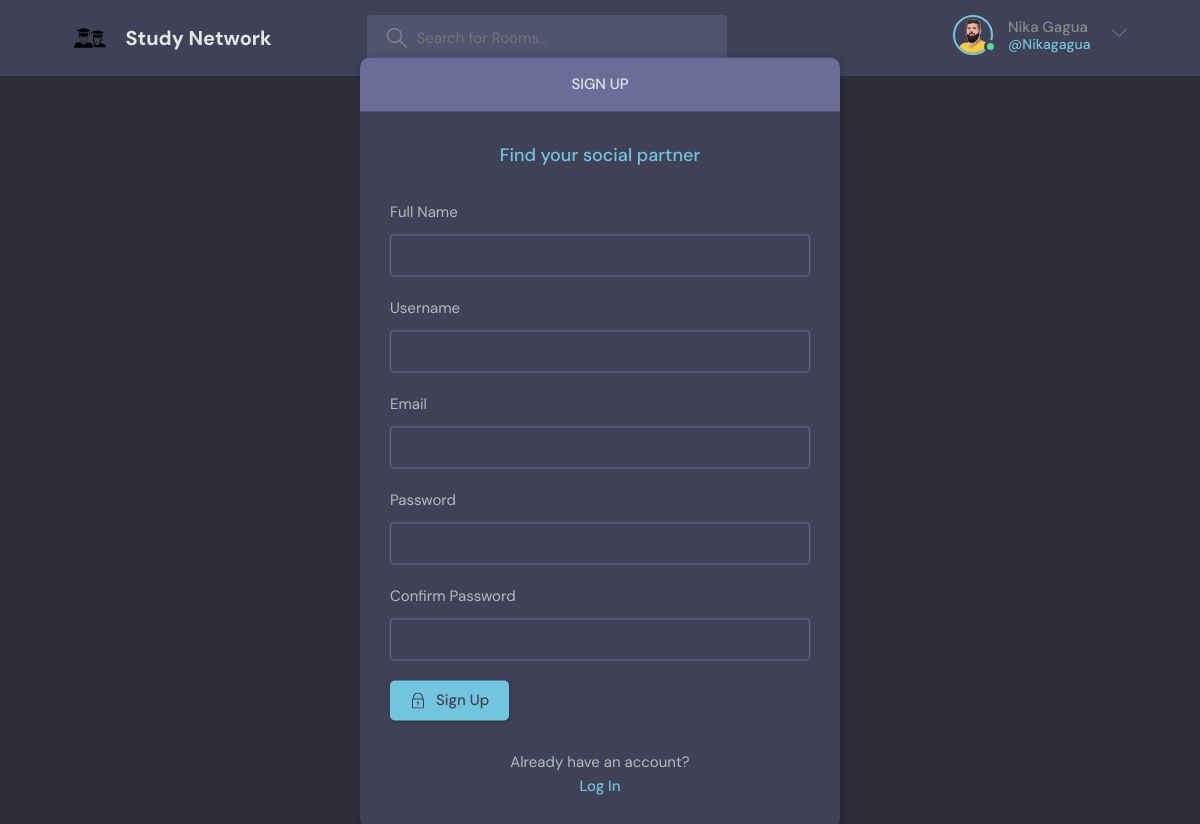
Page /register/ (signed in) on the committed database.
### base/models.py (models this page shows, shortened)
class User(AbstractUser):
    username = models.CharField(max_length=150, unique=True)
    name = models.CharField(max_length=200, null=True)
    email = models.EmailField(unique=True, null=True)
    bio = models.TextField(null=True)
    avatar = models.ImageField(null=True, default="avatar.svg")
    USERNAME_FIELD = "email"
    REQUIRED_FIELDS = ["username"]

### base/views.py (the view)
# urls.py: path("register/", views.register_page, name="register"),
def register_page(request):
    if request.method == "POST":
        form = MyUserCreationForm(request.POST)
        if form.is_valid():
            user = form.save(commit=False)
            user.username = user.username.lower()
            user.save()
            login(request, user)
            messages.success(
                request,
                "Welcome, {}! You have successfully registered and logged in.".format(
                    user.username
                ),
            )
            return redirect("home")
        else:
            error_messages = []
            for field, errors in form.errors.items():
                for error in errors:
                    if field == "email" and "unique" in error.lower():
                        error_messages.append("Email already exists.")
                    elif field == "username" and "unique" in error.lower():
                        error_messages.append("Username already exists.")
                    elif field == "password1" and "password" in error.lower():
                        error_messages.append(
                            "The password you entered does not meet the requirements. "
                            "Make sure it is at least 8 characters long and contains both letters and numbers."
                        )
                    elif field == "password2" and "match" in error.lower():
                        error_messages.append(
                            "The passwords you entered do not match. Please try again."
                        )
                    else:
                        error_messages.append(error)
            messages.error(request, "\n".join(error_messages))
            context = {"form": form}
            return render(request, "base/signup.html", context)
    else:
        form = MyUserCreationForm()
        context = {"form": form}
        return render(request, "base/signup.html", context)

### base/forms.py (shortened to what this page needs)
class MyUserCreationForm(UserCreationForm):
    class Meta:
        model = User
        fields = ["name", "username", "email", "password1", "password2"]

### base/templates/base/signup.html (shortened to what this page needs)
{% extends 'main.html' %}
{% block content %}
    <body>
    <main class="auth layout">
        <div class="container">
            <div class="layout__box">
                <div class="layout__boxHeader">
                    <div class="layout__boxTitle">
                        <h3>Sign up</h3>
                    </div>
                </div>
                <div class="layout__body">
                    <h2 class="auth__tagline">Find your social partner</h2>
                    <form class="form" method="post" action="">
                        <div class="form__group">
                            <label for="{{ form.name.id_for_label }}">Full Name</label>
                            {{ form.name }}
                        </div>
                        <div class="form__group">
                            <label for="{{ form.username.id_for_label }}">Username</label>
                            {{ form.username }}
                        </div>
                        <div class="form__group">
                            <label for="{{ form.email.id_for_label }}">Email</label>
                            {{ form.email }}
                        </div>
                        <div class="form__group">
                            <label for="{{ form.password1.id_for_label }}">Password</label>
                            {{ form.password1 }}
                        </div>
                        <div class="form__group">
                            <label for="{{ form.password2.id_for_label }}">Confirm Password</label>
                            {{ form.password2 }}
                        </div>
                        <button class="btn btn--main" type="submit">
                            Sign Up
                        </button>
                    </form>
                    <div class="auth__action">
                        <p>Already have an account?</p>
                        <a href="{% url 'login' %}" class="btn btn--link">Log In</a>
                    </div>
                </div>
            </div>
        </div>
    </main>
    </body>
{% endblock %}

### templates/navbar.html (shortened to what this page needs)
{% block content %}
    <header class="header header--loggedIn">
        <div class="container">
            <a href="{% url 'home' %}" class="header__logo">
                <img src="/static/assets/study-group-icon.svg" alt="logo"/>
                <h1>Study Network</h1>
            </a>
            <form class="header__search" method="get" action="{% url 'home' %}">
                <label>
                    <input type="text" name="q" placeholder="Search for Rooms..."/>
                </label>
            </form>
            <nav class="header__menu">
                {% if request.user.is_authenticated %}
                    <div class="header__user">
                        <a href="{% url 'user-profile' request.user.id %}">
                            <div class="avatar avatar--medium active">
                                <img src="{{ request.user.avatar.url }}" alt="=user avatar"/>
                            </div>
                            {% if request.user.name.capitalize %}
                                <p>{{ request.user.name }}
                                    <span>@{{ request.user.username }}</span></p>
                            {% else %}
                                <p>{{ request.user.username.capitalize }}
                                    <span>@{{ request.user.username }}</span></p>
                            {% endif %}
                        </a>
                        <button class="dropdown-button">
                            <svg xmlns="http://www.w3.org/2000/svg" width="32" height="32"
                                 viewBox="0 0 32 32">
                                <title>chevron-down</title>
                                <path d="M16 21l-13-13h-3l16 16 16-16h-3l-13 13z"></path>
                            </svg>
                        </button>
                    </div>
                {% else %}
                    <a href="{% url 'login' %}">
                        <img src="/static/assets/avatar.svg" alt="">
                        <p>Login</p>
                    </a>
                {% endif %}
            </nav>
        </div>
    </header>
{% endblock %}

### rows in the picture
User: user.avatar (picture), user.name "Nika Gagua", user.username "Nikagagua"
